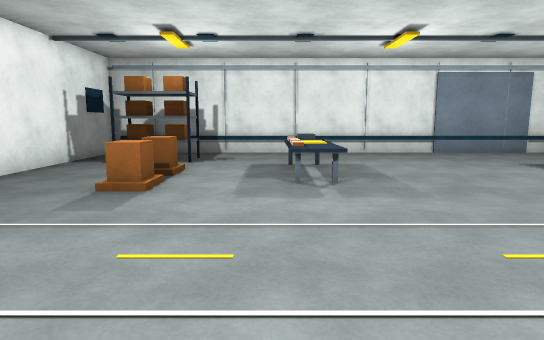
View 1 (above)

14 first-person views from a walk through a scene from a Unity 3-D project. The camera is 1.4 m above the floor, tilts 8° down and sees 75° across. The floor is counted in squares, 1 m on a side. Each view is taken from the middle of a square. On the plan, view 1 faces up. The plan holds only what a view shows up to about 15 squares ahead; the rest is blank. The place goes on beyond the plan. The player character is not drawn.

View 2
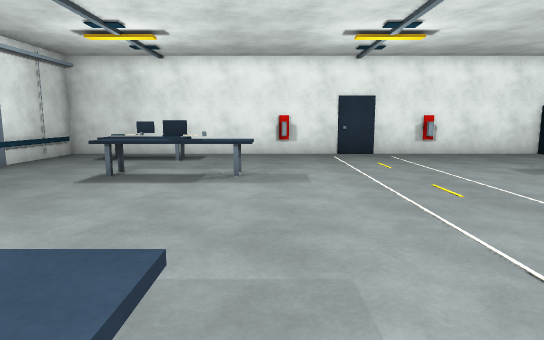

View 3
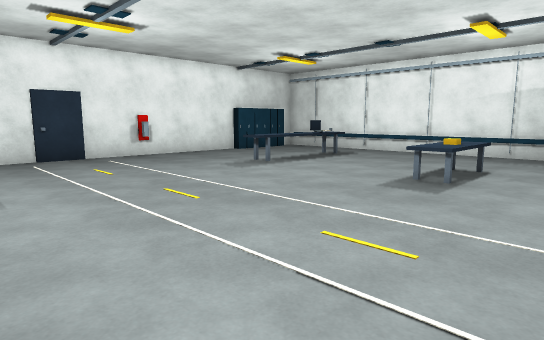

View 4
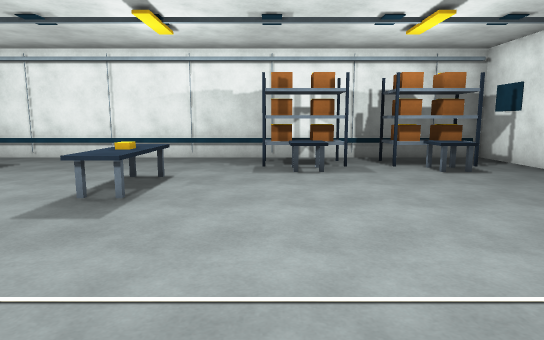

View 5
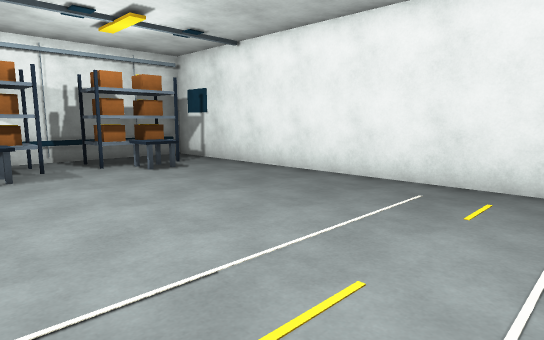

View 6
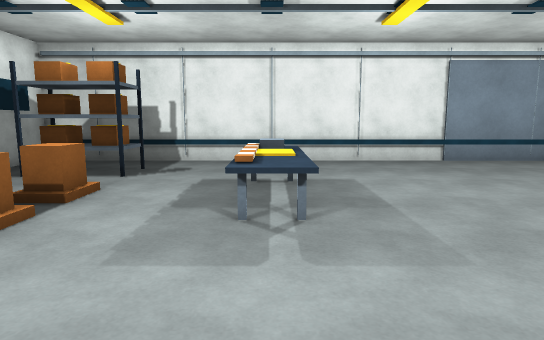

View 7
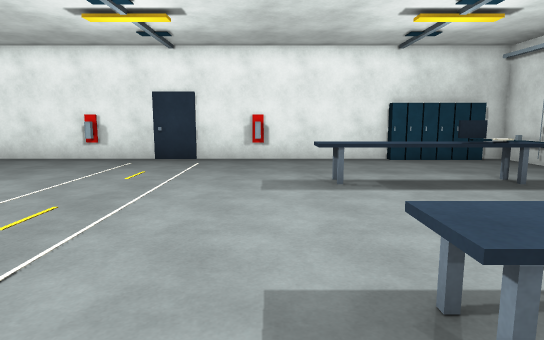

View 8
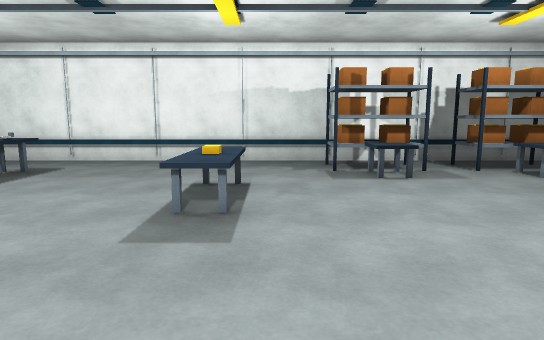

View 9
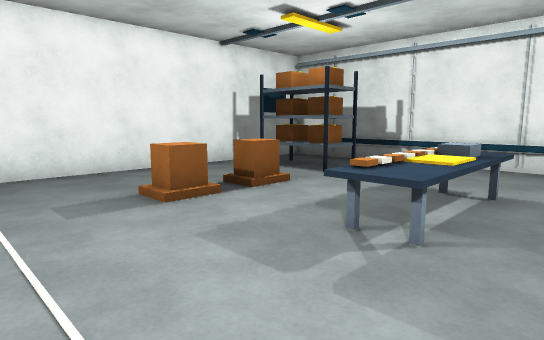

View 10
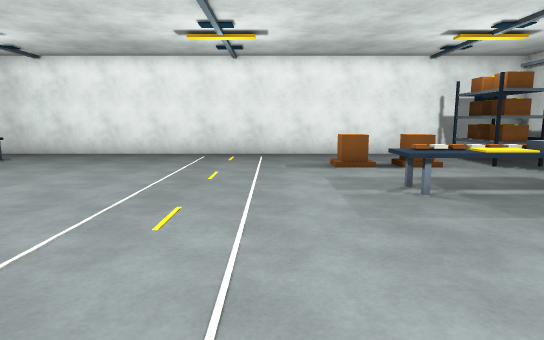

View 11
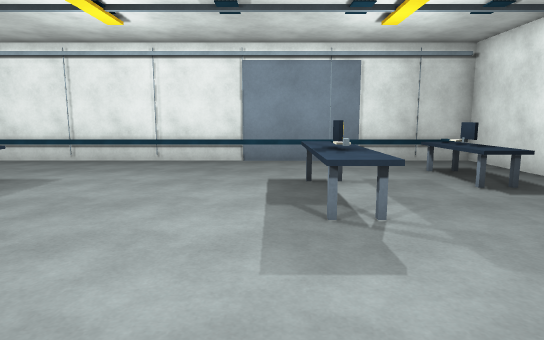

View 12
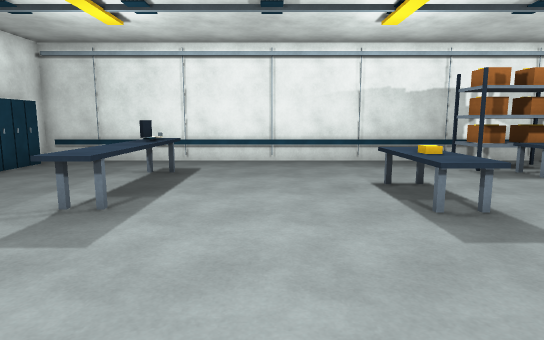

View 13
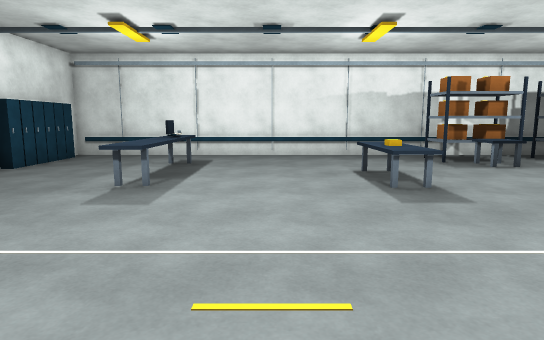

View 14
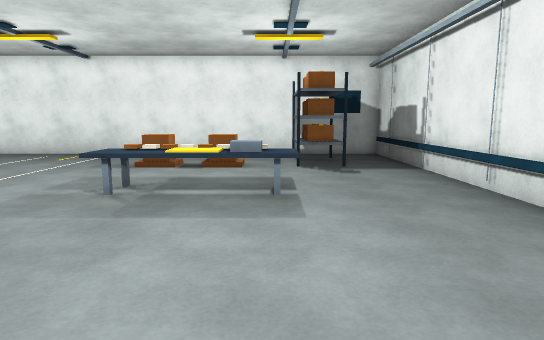

### Floor plan
Key: @ floor where view 1 was taken; # wall or solid block; . floor; ^ raised ledge; O other object.
Columns run from 7 left of view 1 to 15 right of it. Each row starts with its distance up from view 1.
 16 #######################
 15 #.....................#
 14 #.....................#
 13 #.O#O...............^.#
 12 #.O#O..............^^.#
 11 #.......O.......^..^^.#
 10 #...O...O.......^...^.#
  9 #...O...^.......^.....#
  8 #...O...^.......^.....#
  7 #...O.................#
  6 #.....................#
  5 #.....................#
  4 #.....................#
  3 #.....................#
  2 #.....................#
  1 #.....................#
  0 #......@..............#
 -1 #..........^.....^....#
 -2 #..........O.....^....#
 -3 #..........O.....^....#
 -4 #..........^.....^....#
 -5 #..^...^.........^....#
 -6 #.O#O.O#O........^....#
 -7 #.O#O.O#O.............#
 -8 #.....................#
 -9 #######################

Where each view was taken, in squares from view 1:
view 1: 0 up, 0 right, facing up
view 2: 7 up, 0 right, facing right
view 3: 7 up, 1 right, facing down-right
view 4: 5 up, 1 right, facing down
view 5: 5 up, 1 right, facing down-left
view 6: 3 up, 1 right, facing up
view 7: 0 up, 2 right, facing right
view 8: 4 up, 3 right, facing down
view 9: 4 up, 3 right, facing up-left
view 10: 5 up, 8 right, facing left
view 11: 3 up, 8 right, facing up
view 12: 4 up, 7 right, facing down
view 13: 6 up, 7 right, facing down
view 14: 11 up, 8 right, facing left
